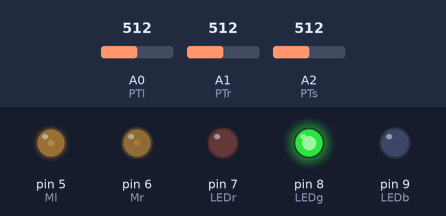
This sketch was run on a simulated Arduino Uno, built with avr-gcc and run on an emulated ATmega328P. Shown: output pins drawn as LEDs (lit = HIGH). The inputs (shaded band) are chosen by the test bench; at power-on: A0 (PTl) = 512, A1 (PTr) = 512, A2 (PTs) = 512.

Above: at 1.2 s.
1.3 s: A0 (PTl) set to 419
2.8 s: A0 (PTl) set to 392
At 3.5 s:
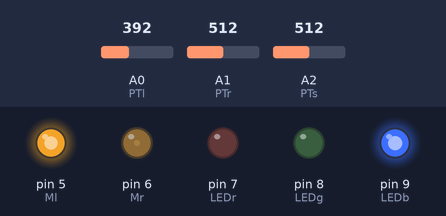
4.3 s: A1 (PTr) set to 417
5.8 s: A1 (PTr) set to 397
At 7.0 s:
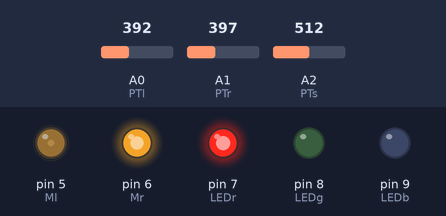
7.3 s: A1 (PTr) set to 511
At 8.1 s:
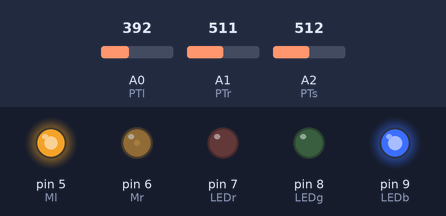
8.8 s: A1 (PTr) set to 306
At 9.3 s:
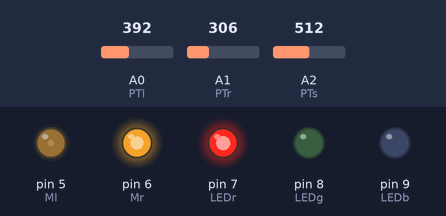
Timing chart, 0 to 11.3 s (numbered marks = the images above; inputs shaded):
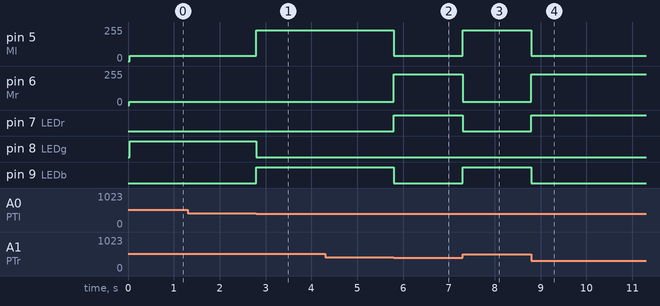

Measured:
- the behaviour switches between 410 and 409 on A0 (PTl) (found by bisection; images 0 and 1)
- the behaviour switches between 410 and 409 on A1 (PTr) (found by bisection; images 1 and 2)
- after the input at 1.3 s, every drawn part: stays the same
- after the input at 2.8 s, pin 5 (Ml): 40/255 → 230/255 at once; pin 8 (LEDg): HIGH → LOW at once; pin 9 (LEDb): LOW → HIGH at once
- after the input at 4.3 s, every drawn part: stays the same
- after the input at 5.8 s, pin 5 (Ml): 230/255 → 40/255 at once; pin 6 (Mr): 25/255 → 230/255 at once; pin 7 (LEDr): LOW → HIGH at once; pin 9 (LEDb): HIGH → LOW at once
- after the input at 7.3 s, pin 5 (Ml): 40/255 → 230/255 at once; pin 6 (Mr): 230/255 → 25/255 at once; pin 7 (LEDr): HIGH → LOW at once; pin 9 (LEDb): LOW → HIGH at once
- after the input at 8.8 s, pin 5 (Ml): 230/255 → 40/255 at once; pin 6 (Mr): 25/255 → 230/255 at once; pin 7 (LEDr): LOW → HIGH at once; pin 9 (LEDb): HIGH → LOW at once

The sketch:

EE3_Project.ino
```cpp
/* LED locations */
const int LEDb = 9; // blue
const int LEDg = 8; // green
const int LEDr = 7; // red

/* phototransistors */
const int PTl = 0; // left
const int PTr = 1; // right
const int PTs = 2; // straight

/* motors */
const int Mr = 6; // right
const int Ml = 5; // left

/* calibrated constants */
unsigned int PTr_calibrated = 0;
unsigned int PTl_calibrated = 0;
unsigned int PTs_calibrated = 0;

/* Motor speed */
const int right_fast_speed = 25;
const int right_slow_speed = 230;
const int left_fast_speed = 40;
const int left_slow_speed = 230;
const int straight_offset = 0; //should be a negative value
bool readyToStop = false;

/* Reading High/Low Values */
const int l_black = 145;
const int l_white = 447;
const int s_black = 570;
const int s_white = 961;
const int r_black = 450;
const int r_white = 959;
const float white_black_diff = 0.8;
const float stop_white_black_diff = 0.6;

/* Right and Left */
bool prev_right = false;
bool prev_left = false;

void setup() {
  Serial.begin(9600);

  //delay(1500);

  pinMode(LEDg, OUTPUT);
  pinMode(LEDb, OUTPUT);
  pinMode(LEDr, OUTPUT);
  pinMode(PTr, INPUT);
  pinMode(PTl, INPUT);
  pinMode(PTs, INPUT);
  pinMode(Mr, OUTPUT);
  pinMode(Ml, OUTPUT);
  /* calibration of IR sensors */
  for (int i = 0; i < 50; i++) {
    if(analogRead(PTr) < 0) {
      i--;
      continue;
    }
    PTr_calibrated += analogRead(PTr);
  }

  for (int i = 0; i < 50; i++) {
    if(analogRead(PTl) < 0) {
      i--;
      continue;
    }
    PTl_calibrated += analogRead(PTl);
  }

  for (int i = 0; i < 50; i++) {
      if(analogRead(PTs) < 0) {
        i--;
        continue;
      }
    PTs_calibrated += analogRead(PTs);
  }

  PTr_calibrated /= 50;
  PTl_calibrated /= 50;
  PTs_calibrated /= 50;

//  if (PTr_calibrated < 900)
//    PTr_calibrated -= 100;
//  if (PTl_calibrated < 900)
//    PTl_calibrated -= 100;
//  if (PTs_calibrated > 100)
//    PTs_calibrated += 100;

  /*Serial.print("RC ");
  Serial.print(PTr_calibrated);
  Serial.print(" SC ");
  Serial.print(PTs_calibrated);
  Serial.print(" LC ");
  Serial.println(PTl_calibrated);
  */
  analogWrite(Mr, right_fast_speed);
}

void loop() {
  /*int PTr_reading = map(analogRead(PTr), 0, PTr_calibrated, 0, 1023);
  int PTl_reading = map(analogRead(PTl), 0, PTl_calibrated, 0, 1023);
  int PTs_reading = map(analogRead(PTs), PTs_calibrated, 1023, 0, 1023);*/
  int PTr_reading = analogRead(PTr);
  int PTl_reading = analogRead(PTl);
  int PTs_reading = analogRead(PTs);

//Serial.print(" l ");
//Serial.print(analogRead(PTl));
//Serial.print(" s ");
//Serial.print(analogRead(PTs));
//Serial.print(" r ");
//Serial.println(analogRead(PTr));
/*
  Serial.print(" l ");
  Serial.print(PTl_reading);
  Serial.print(" C ");
  Serial.print(PTl_calibrated);
  Serial.print(" s ");
  Serial.print(PTs_reading);
  Serial.print(" C ");
  Serial.print(PTs_calibrated);
  Serial.print(" r ");
  Serial.print(PTr_reading);
  Serial.print(" C ");
  Serial.println(PTr_calibrated);
*/
    /* Stop */
  if (PTl_reading < PTl_calibrated * stop_white_black_diff &&
      PTr_reading < PTr_calibrated * stop_white_black_diff &&
      PTs_reading < PTs_calibrated / stop_white_black_diff) {
    analogWrite(Mr, 255); //turn off
    analogWrite(Ml, 255); //turn off
    while(true) {
      digitalWrite(LEDg, HIGH);
      digitalWrite(LEDr, HIGH);
      digitalWrite(LEDb, HIGH);
      delay(100);
      digitalWrite(LEDg, LOW);
      digitalWrite(LEDr, LOW);
      digitalWrite(LEDb, LOW);
      delay(100);
    }
  }

  /* Turning Right - RED */
  else if (PTr_reading < PTr_calibrated * white_black_diff) {
    prev_right = true;
    prev_left = false;
    digitalWrite(LEDg, LOW);
    digitalWrite(LEDb, LOW);
    digitalWrite(LEDr, HIGH);
    //Serial.println("RIGHT");
    analogWrite(Mr, right_slow_speed);
    analogWrite(Ml, left_fast_speed);
  }

  /* Turning Left - BLUE */
  else if (PTl_reading < PTl_calibrated * white_black_diff) {
    prev_right = false;
    prev_left = true;
    digitalWrite(LEDr, LOW);
    digitalWrite(LEDg, LOW);
    digitalWrite(LEDb, HIGH);
    //Serial.println("LEFT");
    analogWrite(Mr, right_fast_speed);
    analogWrite(Ml, left_slow_speed);
  }

  /* Straight - GREEN */
  else if (PTs_reading < PTs_calibrated / white_black_diff) {
    prev_right = false;
    prev_left = false;
    digitalWrite(LEDr, LOW);
    digitalWrite(LEDb, LOW);
    digitalWrite(LEDg, HIGH);
    //Serial.println("STRAIGHT");
    analogWrite(Mr, right_fast_speed);
    analogWrite(Ml, left_fast_speed);
  }

//
//  /* Straight - GREEN */
//  else {// (PTs_reading < PTs_calibrated + white_black_diff) {
//    digitalWrite(LEDr, LOW);
//    digitalWrite(LEDb, LOW);
//    digitalWrite(LEDg, HIGH);
//    Serial.println("STRAIGHT");
//    analogWrite(Mr, fast_speed + straight_offset);
//    analogWrite(Ml, fast_speed + straight_offset);
//  }
  /*else if (prev_right) {
    digitalWrite(LEDg, LOW);
    digitalWrite(LEDb, LOW);
    digitalWrite(LEDr, HIGH);
    //Serial.println("RIGHT");
    analogWrite(Ml, fast_speed);
    analogWrite(Mr, slow_speed);

  }
  else if (prev_left) {
    digitalWrite(LEDr, LOW);
    digitalWrite(LEDg, LOW);
    digitalWrite(LEDb, HIGH);
    //Serial.println("LEFT");
    analogWrite(Mr, fast_speed);
    analogWrite(Ml, slow_speed);
  }
  else {
    prev_right = false;
    prev_left = false;
    digitalWrite(LEDr, LOW);
    digitalWrite(LEDb, LOW);
    digitalWrite(LEDg, HIGH);
    //Serial.println("STRAIGHT");
    analogWrite(Mr, fast_speed);
    analogWrite(Ml, fast_speed);
  }*/
//  else {
//    digitalWrite(LEDg, LOW);
//    digitalWrite(LEDr, LOW);
//    digitalWrite(LEDb, LOW);
//  }
}
```
